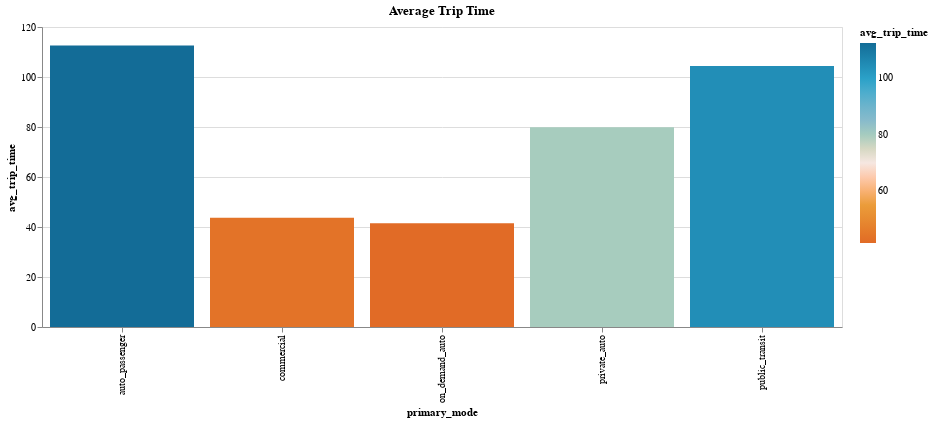

Notebook code for this chart:
### Code cell
chart = (
        alt.Chart(trips)
        .mark_bar()
        .encode(
            x=alt.X("primary_mode"),
            y=alt.Y("avg_trip_time"),
            color=alt.Color("avg_trip_time", scale=alt.Scale(range = cp.CALITP_DIVERGING_COLORS)
            ), tooltip=trips.columns.tolist())
      .properties(title = "Average Trip Time",
    width=800,
    height=300)
        )
chart

### Figure 1 — Vega-Lite specification as saved in the notebook (floating-point values rounded to 4 significant figures)
{"config": {"view": {"continuousWidth": 300, "continuousHeight": 300}}, "data": {"name": "data-e02771658aa3b3b9ff937e4bbfcb41ba"}, "mark": {"type": "bar"}, "encoding": {"color": {"field": "avg_trip_time", "scale": {"range": ["#E16B26", "#EB9F3C", "#f6e7e1", "#8CBCCB", "#2EA8CE", "#136C97"]}, "type": "quantitative"}, "tooltip": [{"field": "primary_mode", "type": "nominal"}, {"field": "avg_trip_time", "type": "quantitative"}, {"field": "number_trips", "type": "quantitative"}], "x": {"field": "primary_mode", "type": "nominal"}, "y": {"field": "avg_trip_time", "type": "quantitative"}}, "height": 300, "title": "Average Trip Time", "width": 800, "$schema": "https://vega.github.io/schema/vega-lite/v5.14.1.json", "datasets": {"data-e02771658aa3b3b9ff937e4bbfcb41ba": [{"primary_mode": "auto_passenger", "avg_trip_time": 112.6, "number_trips": 145505}, {"primary_mode": "commercial", "avg_trip_time": 43.72, "number_trips": 10154}, {"primary_mode": "on_demand_auto", "avg_trip_time": 41.55, "number_trips": 3786}, {"primary_mode": "private_auto", "avg_trip_time": 79.92, "number_trips": 305100}, {"primary_mode": "public_transit", "avg_trip_time": 104.4, "number_trips": 2211}]}}
